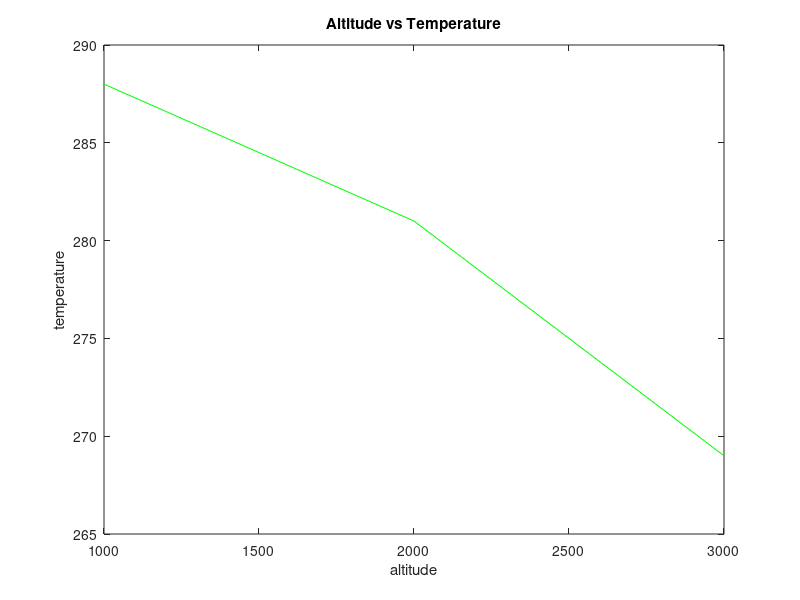

Recreate this plot in MATLAB.
% plotting aviation data altitude and temperature
load aviation.dat;
x = aviation(1,:);
y = aviation(2,:);
plot(x,y,'g-')
xlabel('altitude');
ylabel('temperature');
title('Altitude vs Temperature');

